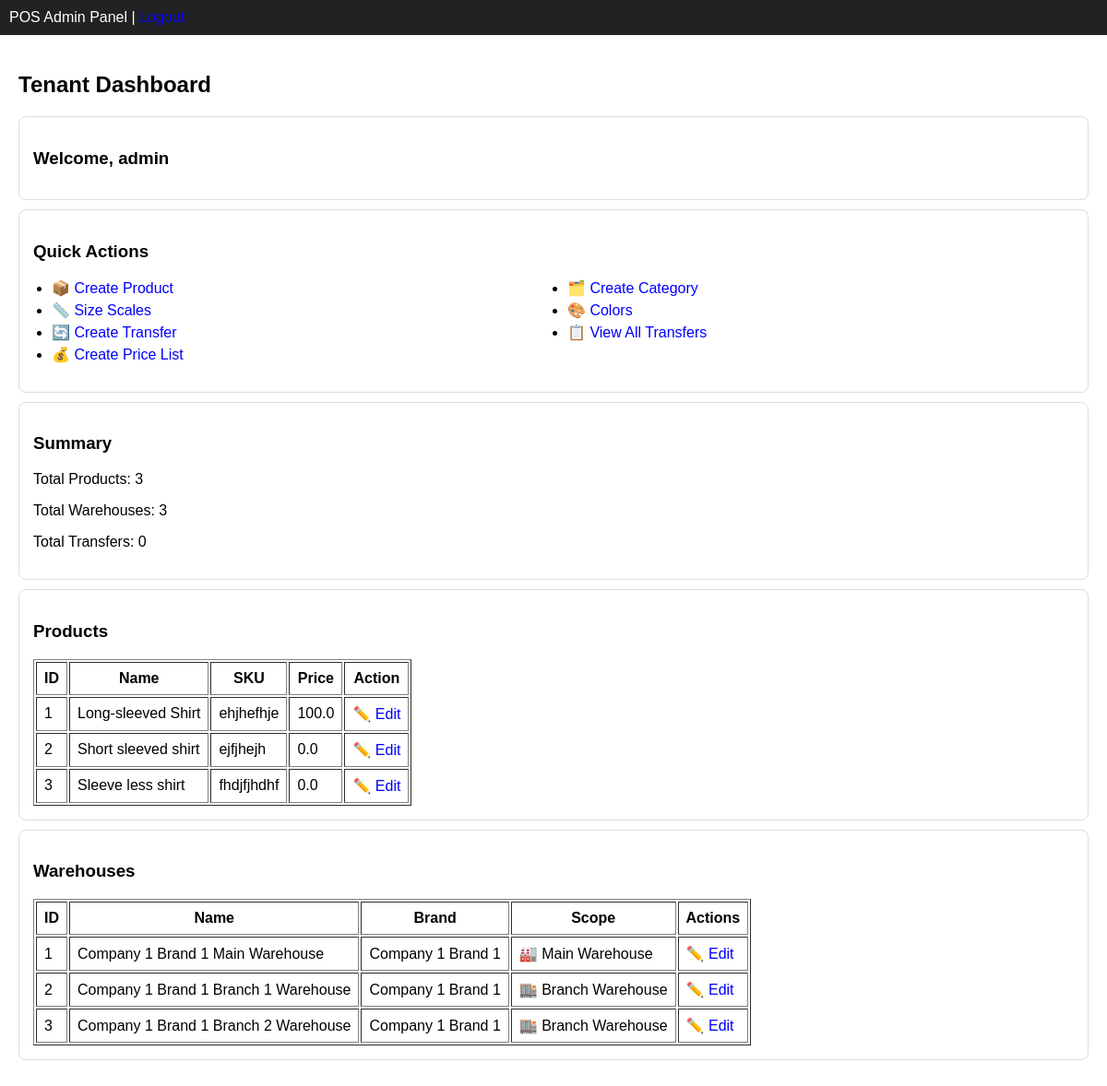
/tenant/dashboard (signed in), run on the app's committed database.
### app/modules/users/models.py (models this page shows)
class User(BaseModel, UserMixin):
    __tablename__ = "users"
    username = db.Column(db.String, unique=True, nullable=False)
    password = db.Column(db.String, nullable=False)
    role = db.Column(db.String(50), nullable=False)
    tenant_id = db.Column(db.Integer, db.ForeignKey("tenants.id"), nullable=False)
    branch_id = db.Column(db.Integer, db.ForeignKey("branches.id"), nullable=True)
    tenant = db.relationship("Tenant", back_populates="users")
    branch = db.relationship("Branch", back_populates="users")

### app/modules/products/models.py (models this page shows)
class Product(BaseModel):
    __tablename__ = "products"
    name = db.Column(db.String, nullable=False)
    sku = db.Column(db.String, unique=True, nullable=False)
    season = db.Column(db.Enum("summer", "spring", "autumn", "winter", name="season_enum"))
    year = db.Column(db.Integer)
    category_id = db.Column(db.Integer, db.ForeignKey("categories.id"))
    category = db.relationship("Category", backref="products")
    segment = db.Column(db.String)
    line = db.Column(db.String)
    type = db.Column(db.String)
    composition = db.Column(db.Text)
    price = db.Column(db.Float, nullable=True)
    purchase_currency = db.Column(db.String(10))
    cost = db.Column(db.Float)
    landing_cost = db.Column(db.Float)
    average_cost = db.Column(db.Float)
    vat_taxable = db.Column(db.Boolean, default=True)
    is_inventory_item = db.Column(db.Boolean, default=True)
    has_size = db.Column(
    db.Boolean,
    default=False
)
    has_color = db.Column(
    db.Boolean,
    default=False
)
    is_active = db.Column(db.Boolean, default=True)
    is_draft = db.Column(
    db.Boolean,
    default=False
)
    tenant_id = db.Column(db.Integer, db.ForeignKey("tenants.id"), nullable=False)
    brand_id = db.Column(db.Integer, db.ForeignKey("brands.id"), nullable=False)
    tenant = db.relationship("Tenant", back_populates="products")
    brand = db.relationship("Brand", backref="products")
    size_scale_id = db.Column(db.Integer, db.ForeignKey("size_scales.id"))
    size_scale = db.relationship("SizeScale")

### app/modules/warehouses/models.py (models this page shows)
class Warehouse(BaseModel):
    __tablename__ = "warehouses"
    name = db.Column(db.String(100), nullable=False)
    tenant_id = db.Column(db.Integer, db.ForeignKey("tenants.id"), nullable=False)
    brand_id = db.Column(db.Integer, db.ForeignKey("brands.id"), nullable=False)
    branch_id = db.Column(db.Integer, db.ForeignKey("branches.id"), nullable=True)
    parent_id = db.Column(db.Integer, db.ForeignKey("warehouses.id"), nullable=True)
    brand = db.relationship(
        "Brand",
        back_populates="warehouses"
    )
    branch = db.relationship(
        "Branch",
        back_populates="warehouse",
        uselist=False
    )
    parent = db.relationship(
        "Warehouse",
        remote_side="Warehouse.id",
        backref="children"
    )
    inventory = db.relationship(
        "Inventory",
        back_populates="warehouse",
        cascade="all, delete-orphan"
    )

### app/modules/brands/models.py (models this page shows, shortened)
class Brand(BaseModel):
    __tablename__ = "brands"
    name = db.Column(db.String(100), nullable=False)
    tenant_id = db.Column(db.Integer, db.ForeignKey("tenants.id"), nullable=False)
    tenant = db.relationship("Tenant", back_populates="brands")
    company_id = db.Column(db.Integer, db.ForeignKey("companies.id"), nullable=False)
    company = db.relationship("Company", back_populates="brands")
    branches = db.relationship(
        "Branch",
        back_populates="brand",
        cascade="all, delete-orphan"
    )
    warehouses = db.relationship(
        "Warehouse",
        back_populates="brand",
        cascade="all, delete-orphan"
    )

### app/tenant/routes.py (the view)
@tenant_bp.route("/dashboard")
@login_required
def dashboard():
    branches = Branch.query.join(Brand).filter(
        Brand.tenant_id == current_user.tenant_id
    ).all()
    products = Product.query.join(Brand).filter(
        Brand.tenant_id == current_user.tenant_id
    ).all()
    warehouses = Warehouse.query.filter_by(
        tenant_id=current_user.tenant_id
    ).all()
    return render_template(
        "tenant/dashboard.html",
        branches=branches,
        products=products,
        warehouses = warehouses
    )

### app/templates/tenant/dashboard.html (shortened to what this page needs)
{% extends "shared/base.html" %}
{% block content %}
<h2>Tenant Dashboard</h2>
<div class="card">
    <h3>Welcome, {{ current_user.username }}</h3>
</div>
<div class="card quick-actions">
    <h3>Quick Actions</h3>
    <ul>
        <li>
            <a href="{{ url_for('products.create_product') }}">
                📦 Create Product
            </a>
        </li>
        <li>
            <a href="{{ url_for('categories.create_category') }}">
                🗂️ Create Category
            </a>
        </li>
    <li>
    <a href="{{ url_for('size_scales.create_scale') }}">
        📏 Size Scales
    </a>
</li>
<li>
    <a href ="{{url_for('colors.create_color')}}">
        🎨 Colors
    </a>
</li>
        <li>
            <a href="{{ url_for('transfers.create_transfer') }}">
                🔄 Create Transfer
            </a>
        </li>
        <li>
            <a href="{{ url_for('transfers.list_transfers') }}">
                📋 View All Transfers
            </a>
        </li>
        <li>
    <a href="{{ url_for('pricing.create_price_list') }}">
        💰 Create Price List
    </a>
</li>
    </ul>
</div>
<div class="card">
    <h3>Summary</h3>
    <p>Total Products: {{ products | length }}</p>
    <p>Total Warehouses: {{ warehouses | length if warehouses else 0 }}</p>
    <p>Total Transfers: {{ transfers | length if transfers else 0 }}</p>
</div>
<div class="card">
    <h3>Products</h3>
    {% if products %}
    <table border="1" cellpadding="8">
        <tr>
            <th>ID</th>
            <th>Name</th>
            <th>SKU</th>
            <th>Price</th>
            <th>Action</th>
        </tr>
        {% for product in products %}
        <tr>
            <td>{{ product.id }}</td>
            <td>{{ product.name }}</td>
            <td>{{ product.sku }}</td>
            <td>{{ product.price }}</td>
            <td>
                <a href="{{ url_for('products.edit_product', product_id=product.id) }}">
                    ✏️ Edit
                </a>
            </td>
        </tr>
        {% endfor %}
    </table>
    {% else %}
        <p>No products found.</p>
    {% endif %}
</div>
<div class="card">
    <h3>Warehouses</h3>
    {% if warehouses %}
    <table border="1" cellpadding="8">
        <tr>
            <th>ID</th>
            <th>Name</th>
            <th>Brand</th>
            <th>Scope</th>
            <th>Actions</th>
        </tr>
        {% for warehouse in warehouses %}
        <tr>
            <td>{{ warehouse.id }}</td>
            <td>{{ warehouse.name }}</td>
            <td>
                {{ warehouse.brand.name if warehouse.brand else "—" }}
            </td>
            <td>
                {% if warehouse.branch_id %}
                    🏬 Branch Warehouse
                {% else %}
                    🏭 Main Warehouse
                {% endif %}
            </td>
            <td>
                <a href="{{ url_for('tenant.edit_warehouse', warehouse_id=warehouse.id) }}">
                    ✏️ Edit
                </a>
            </td>
        </tr>
        {% endfor %}
    </table>
    {% else %}
        <p>No warehouses found.</p>
    {% endif %}
</div>
{% endblock %}

### app/templates/shared/base.html (shortened to what this page needs)
<!DOCTYPE html>
<html>
<head>
</head>
<body>
<div class="navbar">
    POS Admin Panel |
    <a href="{{ url_for('auth.logout') }}">Logout</a>
</div>
<div class="container">
    {% block content %}{% endblock %}
</div>
</body>
</html>

### app/templates/shared/base.html (style rules this page uses)
body { font-family: Arial; margin: 0; font-size: 10 px; }
.navbar { background: #222; color: white; padding: 10px; }
.container { padding: 20px; }
.card { border: 1px solid #ddd; padding: 15px; margin: 10px 0; border-radius: 8px; }
a { text-decoration: none; color: blue; }

### app/templates/tenant/dashboard.html (style rules this page uses)
.quick-actions ul { display: grid; grid-template-columns: repeat(2, 1fr); gap: 5px 10px; padding-left: 20px; }
.quick-actions li { margin: 0; }

### data on the page
User: username "admin"
Product: id "1", name "Long-sleeved Shirt", sku "ehjhefhje", price "100.0"
Product: id "2", name "Short sleeved shirt", sku "ejfjhejh", price "0.0"
Product: id "3", name "Sleeve less shirt", sku "fhdjfjhdhf", price "0.0"
Warehouse: id "1", name "Company 1 Brand 1 Main Warehouse", brand "Company 1 Brand 1", shows "🏭 Main Warehouse"
Warehouse: id "2", name "Company 1 Brand 1 Branch 1 Warehouse", brand "Company 1 Brand 1", shows "🏬 Branch Warehouse"
Warehouse: id "3", name "Company 1 Brand 1 Branch 2 Warehouse", brand "Company 1 Brand 1", shows "🏬 Branch Warehouse"

### other printed values
{{ products | length }} "3"
{{ warehouses | length if warehouses else 0 }} "3"
{{ transfers | length if transfers else 0 }} "0"
